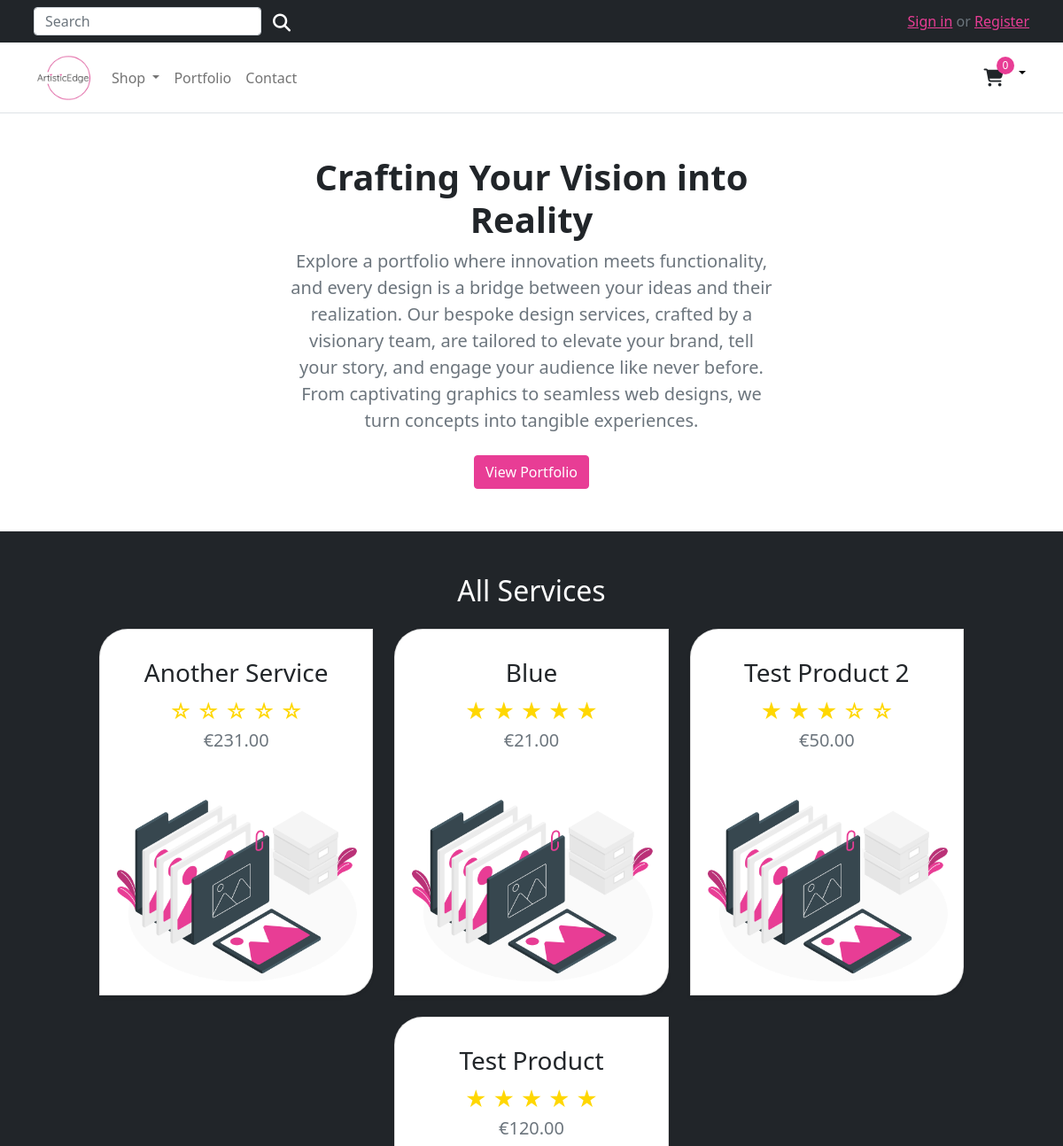
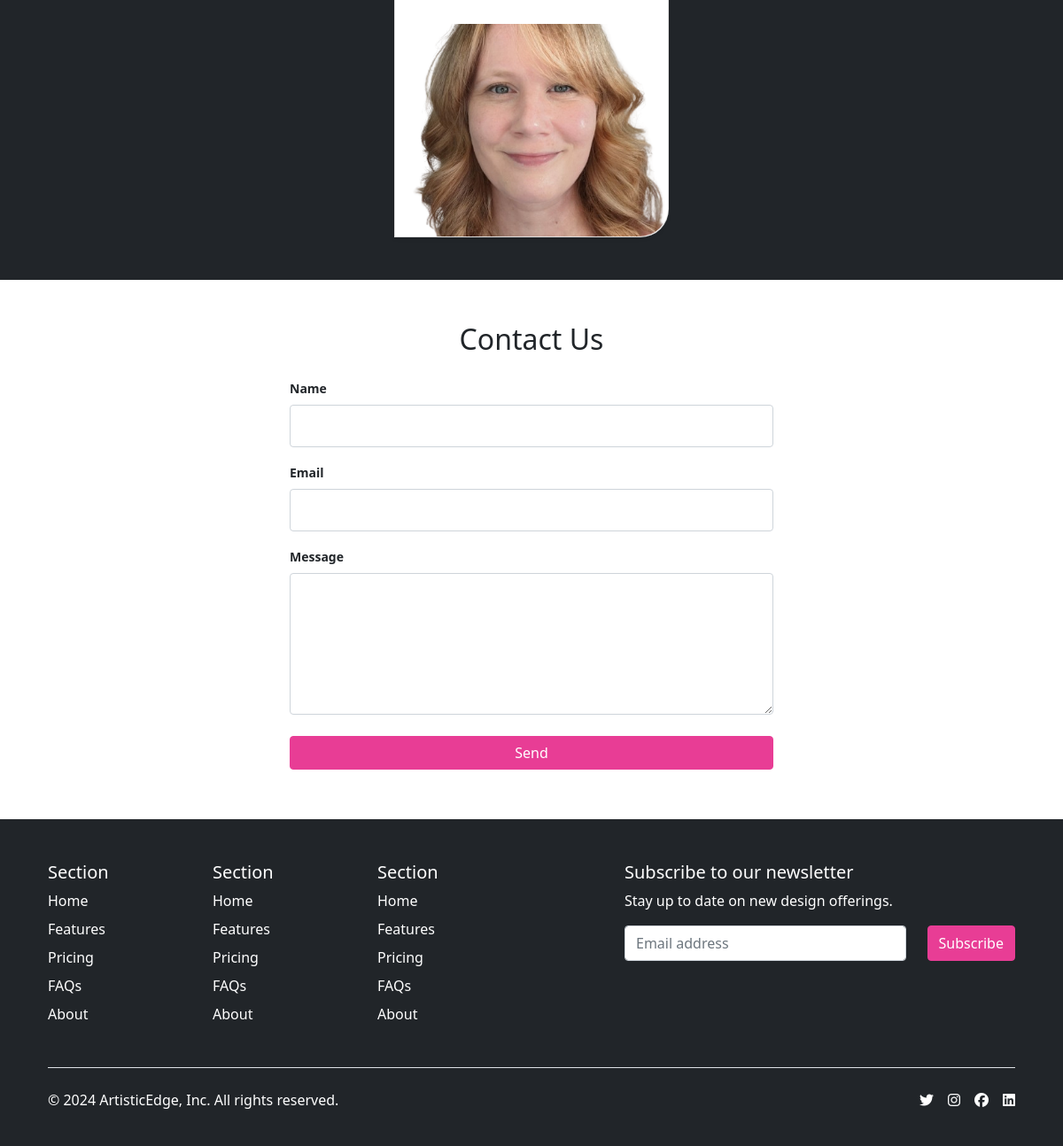
The page / on the database its author committed (2 pictures, top to bottom).
### store/models.py (models this page shows, shortened)
class Product(models.Model):
    category = models.ForeignKey(Category, related_name='product', on_delete=models.CASCADE)
    created_by = models.ForeignKey(settings.AUTH_USER_MODEL, on_delete=models.CASCADE, related_name='product_creator')
    title = models.CharField(max_length=255)
    description = models.TextField(blank=True)
    image = models.ImageField(upload_to='images/product/', default='images/default.png')
    image_alt_text = models.CharField(max_length=255, blank=True, help_text='Product Image Alternate Text')
    slug = models.SlugField(max_length=255)
    price = models.DecimalField(max_digits=10, decimal_places=2)
    in_stock = models.BooleanField(default=True)
    is_active = models.BooleanField(default=True)
    created = models.DateTimeField(auto_now_add=True)
    updated = models.DateTimeField(auto_now=True)
    users_wishlist = models.ManyToManyField(settings.AUTH_USER_MODEL, related_name="user_wishlist", blank=True)
    average_rating = models.FloatField(default=0.0, help_text="Average Rating of the Product")
    ratings_count = models.IntegerField(default=0, help_text="Total Number of Ratings")
    objects = models.Manager()
    products = ProductManager()
    class Meta:
        verbose_name_plural = 'Products'
        ordering = ('-created',)
    def get_absolute_url(self):
        return reverse('store:product_detail', args=[self.slug])

### store/views.py (the view, shortened to what this page needs)
# urls.py: path('', views.all_products, name='all_products'),
def all_products(request):
    products = Product.objects.filter(is_active=True)
    query = request.GET.get('q')
    for product in products:
        product.average_rating = round(product.average_rating)
    context = {
        'products': products,
        'search_term': query,
        'range': range(5)
    }
    return render(request, 'store/home.html', context)

### store/context_processors.py (called while the page is built)
def categories(request):
    return {
        'categories': Category.objects.all()
    }

### store/models.py (called while the page is built)
    def get_absolute_url(self):
        return reverse('store:category_list', args=[self.slug])

### store_basket/context_processors.py (called while the page is built)
def basket(request):
    return {'basket': Basket(request)}

### store_basket/models.py (called while the page is built)
    def __len__(self):
        return sum(item['qty'] for item in self.basket.values())

### templates/store/home.html (shortened to what this page needs)
{% extends '../base.html' %}
{% load static %}
{% block content %}
{% if search_term %}
    <div class="text-center container">
        <div class="row pb-2">
            <div class="col-lg-6 col-md-8 mx-auto">
                <h1 class="fw-bold">Search Results</h1>
                <p class="lead text-muted">Showing results for "{{ search_term }}:"</p>
            </div>
        </div>
    </div>
{% else %}
  <section class="text-center container">
      <div class="row pb-4">
          <div class="col-lg-6 col-md-8 mx-auto">
              <h1 class="h1 fw-bold">Crafting Your Vision into Reality</h1>
              <p class="lead text-muted">Explore a portfolio where innovation meets functionality, and every design is a bridge between your ideas and their realization. Our bespoke design services, crafted by a visionary team, are tailored to elevate your brand, tell your story, and engage your audience like never before. From captivating graphics to seamless web designs, we turn concepts into tangible experiences.</p>
              <p>
                  <a href="{% url 'store:portfolio' %}" class="btn btn-primary my-2">View Portfolio</a>
              </p>
          </div>
      </div>
  </section>
{% endif %}
<div id="services-section" class="album py-5 bg-light bg-dark mr-md-3 pt-3 px-3 pt-md-5 px-md-5 text-center text-white">
    <div class="container" style="max-width: 1000px">
      {% if products|length or search_term %}
          {% if search_term %}
          {% else %}
          <h2 class="pb-3">All Services</h2>
          {% endif %}
          {% if products|length %}
          <div class="row row-cols-1 row-cols-sm-2 row-cols-md-3 g-4 justify-content-center">
            {% for product in products %}
            <a class="product-link text-decoration-none" href="{{ product.get_absolute_url }}">
              <div class="col">
                <div class="card shadow-sm" style="border-radius: 2em 0;">
                    <div class="my-3 p-3">
                      <h3 class="text-dark card-text">
                        {{ product.title }}
                      </h3>
                      <div>
                        <div data-tooltip="Average Rating: {{ product.average_rating }}" class="star-rating star-rating-detail">
                            {% for i in range %}
                                {% if forloop.counter0 < product.average_rating %}
                                    <span>&#9733;</span>
                                {% else %}
                                    <span>&#9734;</span>
                                {% endif %}
                            {% endfor %}
                        </div>
                      </div>
                      <div class="d-flex justify-content-center align-items-center">
                        <p class="text-muted lead text-dark m-0">€{{ product.price }}</p>
                      </div>
                    </div>
                    <img class="img-fluid service-image" alt="{{ item.title }}" src="{{ product.image.url }}">
                </div>
              </div>
            </a>
            {% endfor %}
          </div>
          {% else %}
          <div class="col text-center">
            <span>No services found.</spam>
          </div>
          {% endif %}
      {% endif %}
    </div>
</div>
{% if not search_term %}
<div id="contact-form-section" class="container mt-5">
  <div class="row">
      <div class="col-lg-6 col-md-8 mx-auto">
          <h2 class="pb-3 text-center">Contact Us</h2>
          <form action="{% url 'store:contact_form_submit' %}" method="POST">
              <div class="mb-3">
                  <label for="name" class="form-label small fw-bold">Name</label>
                  <input type="text" class="form-control" id="name" name="name" required>
              </div>
              <div class="mb-3">
                  <label for="email" class="form-label small fw-bold">Email</label>
                  <input type="email" class="form-control" id="email" name="email" required>
              </div>
              <div class="mb-3">
                  <label for="message" class="form-label small fw-bold">Message</label>
                  <textarea class="form-control" id="message" name="message" rows="3" required></textarea>
              </div>
              <button type="submit" class="btn btn-primary my-2 w-100">Send</button>
          </form>
      </div>
  </div>
</div>
{% endif %}
{% endblock %}

### static/css/style.css (style rules this page uses)
*, *::before, *::after { margin: 0; padding: 0; box-sizing: border-box; }
html { scroll-behavior: smooth; }
body { display: flex; flex-direction: column; width: 100%; min-height: 100vh; padding-top: 8em; }
a { color: #E83D95; }
.btn, .navbar-brand { transition: transform 0.3s ease-in-out; }
.btn-primary { color: #fff; background-color: #E83D95; border-color: #E83D95; }
.form-control, .form-select { height: 3rem; }
.product-link { transition: transform 0.3s ease-in-out; }
textarea.form-control { min-height: 10em; }
.star-rating { position: relative; cursor: pointer; color: gold; font-size: 24px; }
img.portfolio-image, img.service-image { border-radius: 2em 0; object-fit: cover; height: 30vh; width: 100%; }

### rows shown on the page
Product: title "Another Service", average_rating 0 (drawn), price "231.00", image (placeholder picture)
Product: title "Blue", price "21.00", image (placeholder picture)
Product: title "Test Product 2", price "50.00", image (placeholder picture)
Product: title "Test Product", price "120.00", image (picture)
